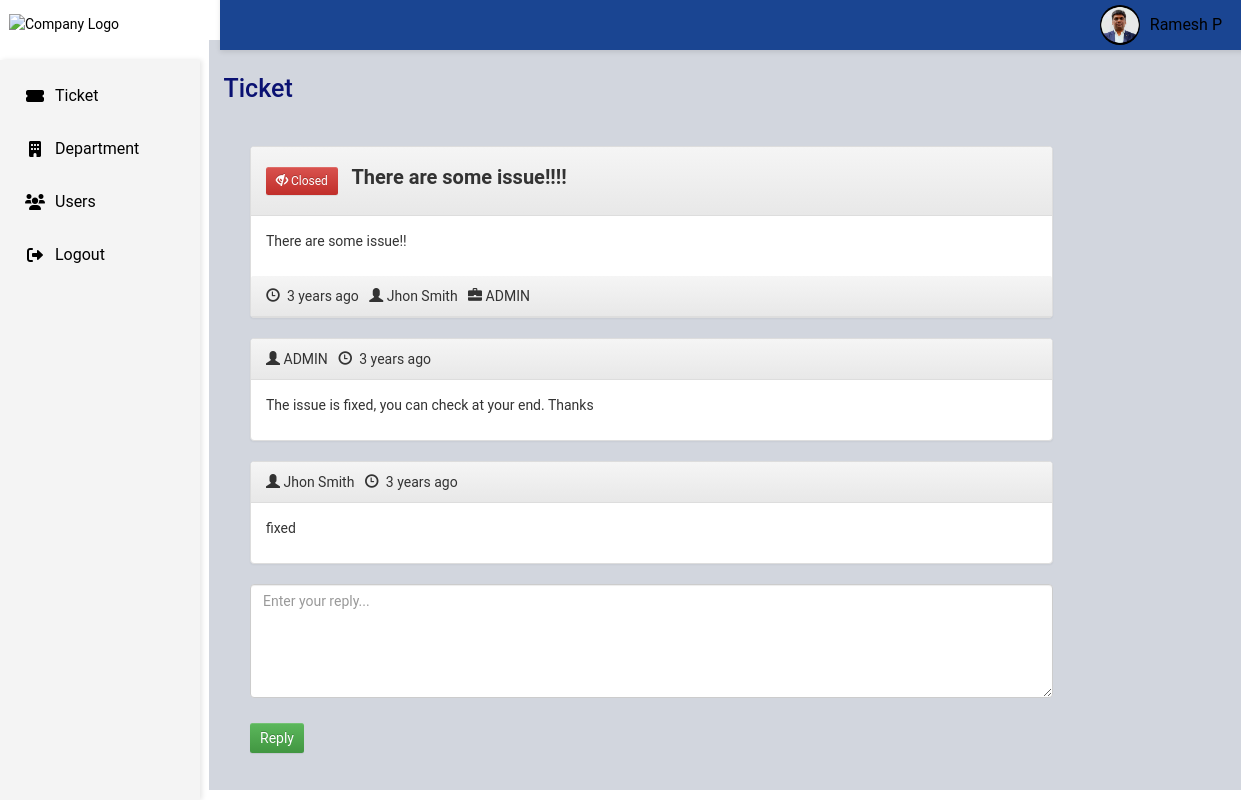
/view_ticket.php?id=61718394c0ad5 (signed in), run on the app's committed database.
### tables this page shows
CREATE TABLE `hd_tickets` (
  `id` int(11) NOT NULL,
  `uniqid` varchar(20) NOT NULL,
  `user` int(11) NOT NULL,
  `title` varchar(250) NOT NULL,
  `init_msg` text NOT NULL,
  `department` int(11) NOT NULL,
  `date` varchar(250) NOT NULL,
  `last_reply` int(11) NOT NULL,
  `user_read` int(11) NOT NULL,
  `admin_read` int(11) NOT NULL,
  `resolved` int(11) NOT NULL
);

CREATE TABLE `hd_users` (
  `id` int(11) NOT NULL,
  `email` varchar(250) NOT NULL,
  `password` varchar(250) NOT NULL,
  `create_date` datetime NOT NULL DEFAULT current_timestamp(),
  `name` varchar(250) NOT NULL,
  `user_type` enum('admin'
  ,'user') NOT NULL,
  `status` int(11) NOT NULL
);

CREATE TABLE `hd_departments` (
  `id` int(11) NOT NULL,
  `name` varchar(250) NOT NULL,
  `status` int(11) NOT NULL DEFAULT 1
);

CREATE TABLE `hd_ticket_replies` (
  `id` int(11) NOT NULL,
  `user` int(11) NOT NULL,
  `text` text NOT NULL,
  `ticket_id` text NOT NULL,
  `date` varchar(20) NOT NULL
);

### class/Database.php (called while the page is built)
<?php
class Database {
    public function dbConnect() {
        static $DBH = null;
        if (is_null($DBH)) {
			$connection = new mysqli(HOST, USER, PASSWORD, DATABASE);
			if($connection->connect_error){
				die("Error failed to connect to MySQL: " . $connection->connect_error);
			} else {
				$DBH = $connection;
			}
        }
        return $DBH;
    }
}

### init.php (called while the page is built, shortened)
<?php
require 'class/Database.php';
require 'class/Time.php';
require 'class/Tickets.php';
$time = new Time;
$tickets = new Tickets;
?>

### class/Tickets.php (called while the page is built, shortened)
<?php
class Tickets extends Database {
    private $ticketTable = 'hd_tickets';
	private $ticketRepliesTable = 'hd_ticket_replies';
	private $dbConnect = false;
	public function __construct(){
        $this->dbConnect = $this->dbConnect();
    }
    public function ticketInfo($id) {
		$sqlQuery = "SELECT t.id, t.uniqid, t.title, t.user, t.init_msg as message, t.date, t.last_reply, t.resolved, u.name as creater, d.name as department
			FROM ".$this->ticketTable." t
			LEFT JOIN hd_users u ON t.user = u.id
			LEFT JOIN hd_departments d ON t.department = d.id
			WHERE t.uniqid = '".$id."'";
		$result = mysqli_query($this->dbConnect, $sqlQuery);
        $tickets = mysqli_fetch_assoc($result);
        return $tickets;
    }
	public function getTicketReplies($id) {
		$sqlQuery = "SELECT r.id, r.text as message, r.date, u.name as creater, d.name as department, u.user_type
			FROM ".$this->ticketRepliesTable." r
			LEFT JOIN ".$this->ticketTable." t ON r.ticket_id = t.id
			LEFT JOIN hd_users u ON r.user = u.id
			LEFT JOIN hd_departments d ON t.department = d.id
			WHERE r.ticket_id = '".$id."'";
		$result = mysqli_query($this->dbConnect, $sqlQuery);
       	$data= array();
		while ($row = mysqli_fetch_array($result, MYSQLI_ASSOC)) {
			$data[]=$row;
		}
        return $data;
    }
	public function updateTicketReadStatus($ticketId) {
		$updateField = '';
		if(isset($_SESSION["admin"])) {
			$updateField = "admin_read = '1'";
		} else {
			$updateField = "user_read = '1'";
		}
		$updateTicket = "UPDATE ".$this->ticketTable."
			SET $updateField
			WHERE id = '".$ticketId."'";
		mysqli_query($this->dbConnect, $updateTicket);
	}
}

### class/Time.php (called while the page is built, shortened)
<?php
class Time extends Database {
    public function ago($time) {
        $periods = array("second", "minute", "hour", "day", "week", "month", "year", "decade");
        $lengths = array("60","60","24","7","4.35","12","10");
        $now = time();
        $difference = $now - $time;
        for($j = 0; $difference >= $lengths[$j] && $j < count($lengths)-1; $j++) {
            $difference /= $lengths[$j];
        }
        $difference = round($difference);
        if($difference != 1) {
            $periods[$j].= "s";
        }
        return $difference . " " . $periods[$j] . " ago";
    }
}

### view_ticket.php (the view, shortened to what this page needs)
<?php
include 'init.php';
include('inc/header.php');
$ticketDetails = $tickets->ticketInfo($_GET['id']);
$ticketReplies = $tickets->getTicketReplies($ticketDetails['id']);
?>
<link rel="stylesheet" href="css/style.css" />
<link rel="stylesheet" href="https://cdnjs.cloudflare.com/ajax/libs/font-awesome/6.0.0-beta3/css/all.min.css">
<?php include('inc/container.php');?>
</head>
<body>
  <header id="header">
        <div class="logo">
            <img src="img\logo-blue.png" alt="Company Logo">
        </div>
        <div class="user-profile">
		<img src="img\pic.jpg" alt="User Profile Picture" class="profile-pic">
		<div class="name">Ramesh P</div>
        </div>
    </header>
    <aside id="sidebar">
        <ul>
		<li id="ticket"><a href="ticket.php"><i class="fas fa-ticket-alt"></i> Ticket</a></li>
		<li id="department"><a href="department.php"><i class="fas fa-building"></i> Department</a></li>
		<li id="user"><a href="user.php"><i class="fas fa-users"></i> Users</a></li>
		<li><a href="logout.php"><i class="fas fa-sign-out-alt"></i> Logout</a></li>
        </ul>
    </aside>
	<div class="content-wrapper">
    <section class="content-header">
      <h2>
	  Ticket
      </h2>
    </section>
	<div class="container">
	<section class="comment-list">
		<article class="row">
			<div class="col-md-10 col-sm-10">
				<div class="panel panel-default arrow left">
					<div class="panel-heading right">
					<?php if($ticketDetails['resolved']) { ?>
					<button type="button" class="btn btn-danger btn-sm">
					  <span class="glyphicon glyphicon-eye-close"></span> Closed
					</button>
					<?php } else { ?>
					<button type="button" class="btn btn-success btn-sm">
					  <span class="glyphicon glyphicon-eye-open"></span> Open
					</button>
					<?php } ?>
					<span class="ticket-title"><?php echo $ticketDetails['title']; ?></span>
					</div>
					<div class="panel-body">
						<div class="comment-post">
						<p>
						<?php echo $ticketDetails['message']; ?>
						</p>
						</div>
					</div>
					<div class="panel-heading right">
						<span class="glyphicon glyphicon-time"></span> <time class="comment-date" datetime="16-12-2014 01:05"><i class="fa fa-clock-o"></i> <?php echo $time->ago($ticketDetails['date']); ?></time>
						&nbsp;&nbsp;<span class="glyphicon glyphicon-user"></span> <?php echo $ticketDetails['creater']; ?>
						&nbsp;&nbsp;<span class="glyphicon glyphicon-briefcase"></span> <?php echo $ticketDetails['department']; ?>
					</div>
				</div>
			</div>
		</article>
		<?php foreach ($ticketReplies as $replies) { ?>
			<article class="row">
				<div class="col-md-10 col-sm-10">
					<div class="panel panel-default arrow right">
						<div class="panel-heading">
							<?php if($replies['user_type'] == 'admin') { ?>
								<span class="glyphicon glyphicon-user"></span> <?php echo $ticketDetails['department']; ?>
							<?php } else { ?>
								<span class="glyphicon glyphicon-user"></span> <?php echo $replies['creater']; ?>
							<?php } ?>
							&nbsp;&nbsp;<span class="glyphicon glyphicon-time"></span> <time class="comment-date" datetime="16-12-2014 01:05"><i class="fa fa-clock-o"></i> <?php echo $time->ago($replies['date']); ?></time>
						</div>
						<div class="panel-body">
							<div class="comment-post">
							<p>
							<?php echo $replies['message']; ?>
							</p>
							</div>
						</div>
					</div>
				</div>
			</article>
		<?php } ?>
		<form method="post" id="ticketReply">
			<article class="row">
				<div class="col-md-10 col-sm-10">
					<div class="form-group">
						<textarea class="form-control" rows="5" id="message" name="message" placeholder="Enter your reply..." required></textarea>
					</div>
			</div>
			</article>
			<article class="row">
				<div class="col-md-10 col-sm-10">
					<div class="form-group">
						<input type="submit" name="reply" id="reply" class="btn btn-success" value="Reply" />
					</div>
				</div>
			</article>
		</form>
	</section>
</div>
<?php include('inc/footer.php');?>

### css/style.css (style rules this page uses)
.ticket-title { font-weight:bold; font-size:20px; margin-left:10px; }

### view_ticket.php (style rules this page uses)
body { margin: 0; font-family: 'Roboto', sans-serif; }
#header { background-color: #1a4592; color: black; display: flex; justify-content: space-between; align-items: center; padding: 1.6rem 15rem; position: fixed; width: 100%; top: -22px; left: 220px; z-index: 1000; box-shadow: 0 2px 5px rgba(0, 0, 0, 0.1); }
#header .logo img { height: 50px; position: relative; right: 361px; top: 9px; }
#header .user-profile { display: flex; align-items: center; position: relative; top: 11px; right: 89px; font-size: 1.6rem; }
#header .profile-pic { height: 40px; width: 40px; border-radius: 50%; margin-right: 10px; }
#sidebar { position: fixed; top: 60px; left: 0; height: calc(100% - 60px); width: 200px; background-color: #f4f4f4; padding: 1.5rem; box-shadow: 2px 0 5px rgba(0, 0, 0, 0.1); overflow-y: auto; z-index: 100; }
#sidebar ul { list-style: none; padding: 0; margin: 0; }
#sidebar ul li { margin-bottom: 10px; }
#sidebar a { text-decoration: none; color: black; display: flex; align-items: center; }
#sidebar a i { margin-right: 10px; }
#sidebar ul li a { color: black; text-decoration: none; font-size: 1.6rem; padding: 10px; display: flex; align-items: center; border-radius: 5px; transition: background-color 0.3s; }
#sidebar ul li a i { margin-right: 10px; min-width: 20px; text-align: center; }
.container { width: 1000px; max-width: 100%; position: relative; left: 5px; top: 23px; }
h2 { font-size: 2.5rem; margin-bottom: 2rem; color: #0A1172; }
.btn { display: inline-block; padding: 0.5rem 1rem; border: none; border-radius: 0.25rem; background-color: #28a745; color: #fff; text-decoration: none; text-align: center; margin: 1rem auto; }
.content-wrapper { width: 1043px; max-width: 108%; position: relative; left: 68px; top: 17px; padding:15px; background-color:#d2d6de }

### data on the page
hd_tickets: title "There are some issue!!!!", init_msg "There are some issue!!", date "3 years ago", hd_users.name "Jhon Smith", hd_departments.name "ADMIN"
hd_ticket_replies: date "3 years ago", text "The issue is fixed, you can check at your end. Thanks"
hd_departments: name "ADMIN"
hd_ticket_replies: hd_users.name "Jhon Smith", date "3 years ago", text "fixed"
